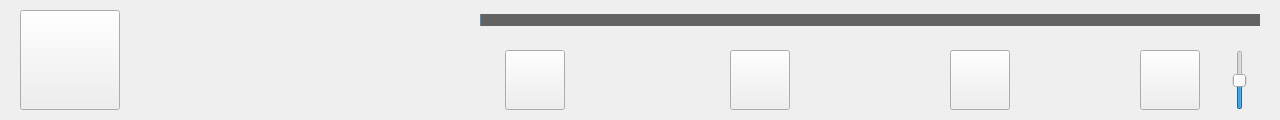
<?xml version="1.0" encoding="UTF-8"?>
<ui version="4.0">
 <class>PLAY_INTERFACE</class>
 <widget class="QWidget" name="PLAY_INTERFACE">
  <property name="geometry">
   <rect>
    <x>0</x>
    <y>0</y>
    <width>1280</width>
    <height>120</height>
   </rect>
  </property>
  <property name="windowTitle">
   <string>Form</string>
  </property>
  <widget class="QSlider" name="Music_Pos">
   <property name="geometry">
    <rect>
     <x>480</x>
     <y>0</y>
     <width>780</width>
     <height>40</height>
    </rect>
   </property>
   <property name="styleSheet">
    <string notr="true">QSlider::groove:horizontal{ 
		height: 12px; 
		left: 0px; 
		right: 0px; 
		background:rgba(0,0,0,150);
 } 
 QSlider::handle:horizontal{ 
		width:  30px; 
		height: 30px; 
		margin-top: -10px; 
		margin-left: 0px; 
		margin-bottom: -10px; 
		margin-right: 0px; 
 		border-image:url(:/Resource/Rect.png);
} 
QSlider::sub-page:horizontal{
	   background:rgba(80,166,234,150);
}</string>
   </property>
   <property name="maximum">
    <number>100</number>
   </property>
   <property name="singleStep">
    <number>1</number>
   </property>
   <property name="value">
    <number>0</number>
   </property>
   <property name="orientation">
    <enum>Qt::Horizontal</enum>
   </property>
  </widget>
  <widget class="QLabel" name="Time">
   <property name="geometry">
    <rect>
     <x>350</x>
     <y>0</y>
     <width>120</width>
     <height>30</height>
    </rect>
   </property>
   <property name="font">
    <font>
     <family>Cascadia Code</family>
     <pointsize>10</pointsize>
    </font>
   </property>
   <property name="styleSheet">
    <string notr="true">color:white;</string>
   </property>
   <property name="text">
    <string/>
   </property>
  </widget>
  <widget class="QLabel" name="Name">
   <property name="geometry">
    <rect>
     <x>130</x>
     <y>30</y>
     <width>340</width>
     <height>50</height>
    </rect>
   </property>
   <property name="font">
    <font>
     <family>楷体</family>
     <pointsize>16</pointsize>
    </font>
   </property>
   <property name="styleSheet">
    <string notr="true">color:white;</string>
   </property>
   <property name="text">
    <string/>
   </property>
   <property name="alignment">
    <set>Qt::AlignCenter</set>
   </property>
  </widget>
  <widget class="QPushButton" name="Image">
   <property name="geometry">
    <rect>
     <x>20</x>
     <y>10</y>
     <width>100</width>
     <height>100</height>
    </rect>
   </property>
   <property name="styleSheet">
    <string notr="true"/>
   </property>
   <property name="text">
    <string/>
   </property>
   <property name="icon">
    <iconset resource="Resources.qrc">
     <normaloff>:/Resource/Logo.png</normaloff>:/Resource/Logo.png</iconset>
   </property>
   <property name="iconSize">
    <size>
     <width>90</width>
     <height>90</height>
    </size>
   </property>
   <property name="flat">
    <bool>false</bool>
   </property>
  </widget>
  <widget class="QWidget" name="widget" native="true">
   <property name="geometry">
    <rect>
     <x>480</x>
     <y>50</y>
     <width>780</width>
     <height>60</height>
    </rect>
   </property>
   <widget class="QPushButton" name="Next">
    <property name="geometry">
     <rect>
      <x>470</x>
      <y>0</y>
      <width>60</width>
      <height>60</height>
     </rect>
    </property>
    <property name="text">
     <string/>
    </property>
    <property name="icon">
     <iconset resource="Resources.qrc">
      <normaloff>:/Resource/Next.png</normaloff>:/Resource/Next.png</iconset>
    </property>
    <property name="iconSize">
     <size>
      <width>50</width>
      <height>50</height>
     </size>
    </property>
    <property name="flat">
     <bool>false</bool>
    </property>
   </widget>
   <widget class="QPushButton" name="Back">
    <property name="geometry">
     <rect>
      <x>25</x>
      <y>0</y>
      <width>60</width>
      <height>60</height>
     </rect>
    </property>
    <property name="text">
     <string/>
    </property>
    <property name="icon">
     <iconset resource="Resources.qrc">
      <normaloff>:/Resource/Back.png</normaloff>:/Resource/Back.png</iconset>
    </property>
    <property name="iconSize">
     <size>
      <width>50</width>
      <height>50</height>
     </size>
    </property>
    <property name="flat">
     <bool>false</bool>
    </property>
   </widget>
   <widget class="QPushButton" name="Play">
    <property name="geometry">
     <rect>
      <x>250</x>
      <y>0</y>
      <width>60</width>
      <height>60</height>
     </rect>
    </property>
    <property name="text">
     <string/>
    </property>
    <property name="icon">
     <iconset resource="Resources.qrc">
      <normaloff>:/Resource/Play.png</normaloff>:/Resource/Play.png</iconset>
    </property>
    <property name="iconSize">
     <size>
      <width>50</width>
      <height>50</height>
     </size>
    </property>
    <property name="flat">
     <bool>false</bool>
    </property>
   </widget>
   <widget class="QPushButton" name="Audio">
    <property name="geometry">
     <rect>
      <x>660</x>
      <y>0</y>
      <width>60</width>
      <height>60</height>
     </rect>
    </property>
    <property name="text">
     <string/>
    </property>
    <property name="icon">
     <iconset resource="Resources.qrc">
      <normaloff>:/Resource/Audio.png</normaloff>:/Resource/Audio.png</iconset>
    </property>
    <property name="iconSize">
     <size>
      <width>50</width>
      <height>50</height>
     </size>
    </property>
    <property name="flat">
     <bool>false</bool>
    </property>
   </widget>
   <widget class="QSlider" name="Audio_Size">
    <property name="geometry">
     <rect>
      <x>750</x>
      <y>0</y>
      <width>20</width>
      <height>60</height>
     </rect>
    </property>
    <property name="styleSheet">
     <string notr="true">QSlider::handle:vertical{ 
		
 		border-image:url(:/Resource/Rect.png);
} </string>
    </property>
    <property name="maximum">
     <number>100</number>
    </property>
    <property name="value">
     <number>50</number>
    </property>
    <property name="orientation">
     <enum>Qt::Vertical</enum>
    </property>
   </widget>
  </widget>
  <zorder>Time</zorder>
  <zorder>Music_Pos</zorder>
  <zorder>Name</zorder>
  <zorder>Image</zorder>
  <zorder>widget</zorder>
 </widget>
 <resources>
  <include location="Resources.qrc"/>
 </resources>
 <connections/>
</ui>
